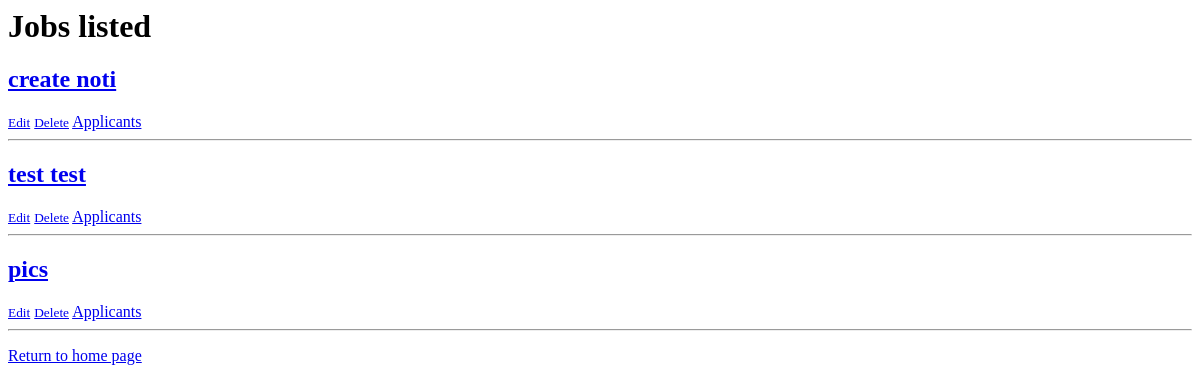
/users/user/1/jobs/ (signed in), run on an earlier commit of the app's database.
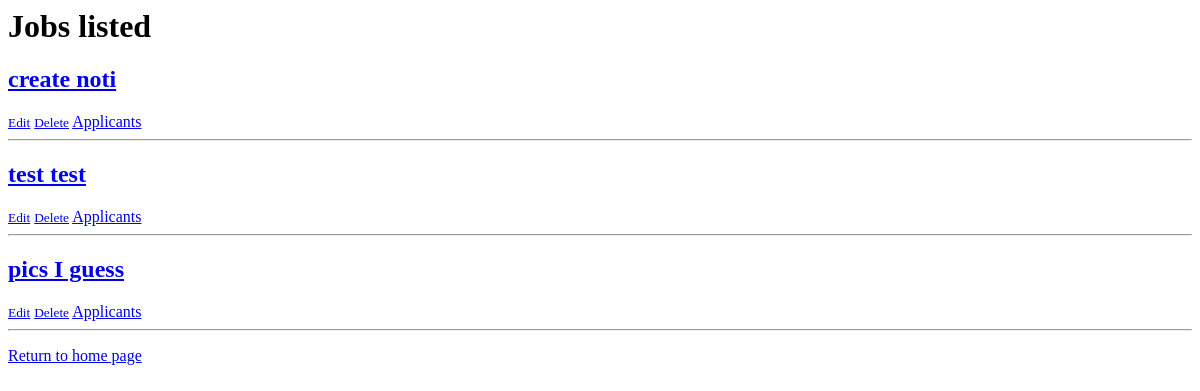
And on a later commit of the database.
### users/models.py (models this page shows, shortened)
class JobListing(models.Model):
    job_status = [
        ('OPEN', 'open'),
        ('PENDING', 'pending'),
        ('COMPLETED', 'completed'),
        ('CANCELLED', 'cancelled'),
    ]
    job_category = [
        ('landscaping','Landscaping'),
        ('cleaning','Cleaning'),
        ('garbage_removal','Garbage Removal'),
        ('automotive','Automotive'),
        ('handyman','Handyman'),
        ('other','Other'),
    ]
    category = models.CharField(max_length=50, choices=job_category, default='other')
    profile = models.ForeignKey(Profile, on_delete=models.CASCADE)
    price = models.FloatField(blank=False, default=0.0)
    title = models.TextField(max_length=20)
    description = models.CharField(max_length=800, blank=False)
    date = models.DateTimeField(auto_now_add=True)
    status = models.CharField(max_length=10, choices=job_status, default='open')
    due_date = models.TextField(max_length=20, blank=True, null=True)

### users/views.py (the view)
# urls.py: path('user/<int:profile_id>/jobs/', views.user_jobs, name='user_jobs'),
def user_jobs(request, profile_id):
    profile = get_object_or_404(Profile, id=profile_id)
    jobs = JobListing.objects.filter(profile=profile)
    return render(request, 'users/user_jobs.html', {'profile': profile, 'jobs': jobs})

### users/context_processors.py (called while the page is built)
def unread_messages(request):
    if request.user.is_authenticated:
        conversations = Conversation.objects.filter(
            messages__is_read=False
        ).exclude(messages__sender=request.user).distinct()
        count = conversations.count()
    else:
        count = 0
    return {'unread_count': count}

### users/templates/users/user_jobs.html
<h1>Jobs listed</h1>
{% if jobs %}
    {% for job in jobs %}
        <div class="job">
            <a href="{% url 'job_details' job.id %}"><h2>{{ job.title }}</h2><a/>
            {% if job.profile == request.user.profile %}
                <small><a href="{% url 'job_edit' job.id %}">Edit</a></small>
                <small><a href="{% url 'job_delete' job.id %}">Delete</a></small>
                <a href="{% url 'job_applicants' job.id %}">Applicants</a>
            {% endif  %}
        </div>
        <hr>
    {% endfor %}
{% else %}
    <p>No listed jobs yet.</p>
{% endif %}
<p><a href="/">Return to home page</a></p>

What changed in the data, as far as the page shows it:
changed JobListing: title "pics" → "pics I guess"
